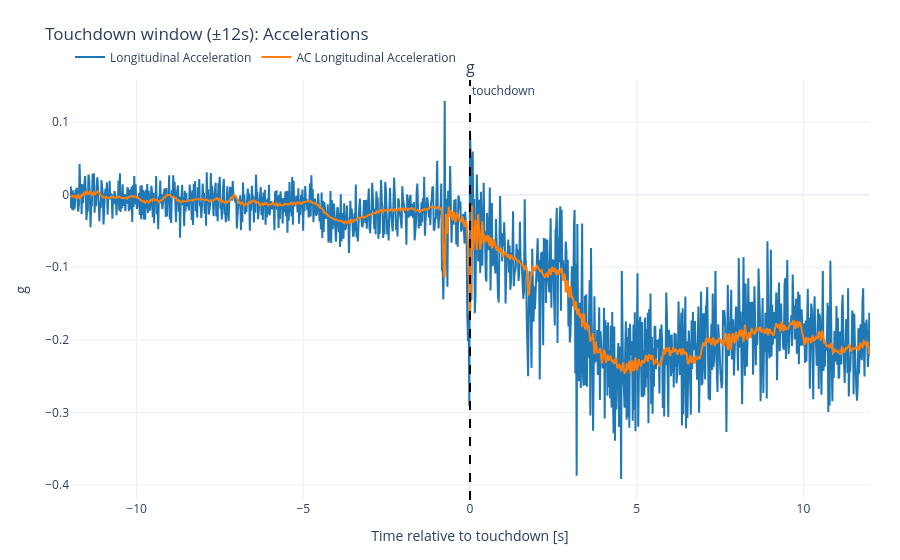
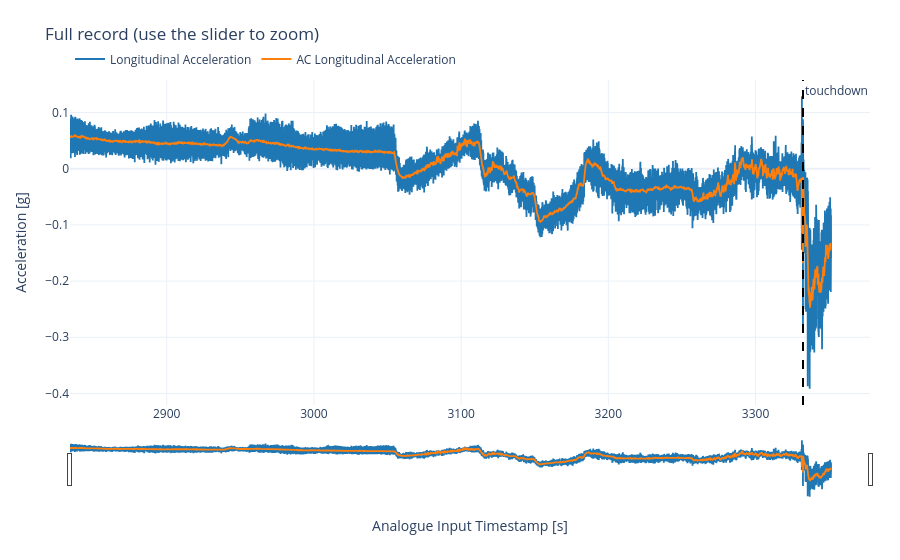
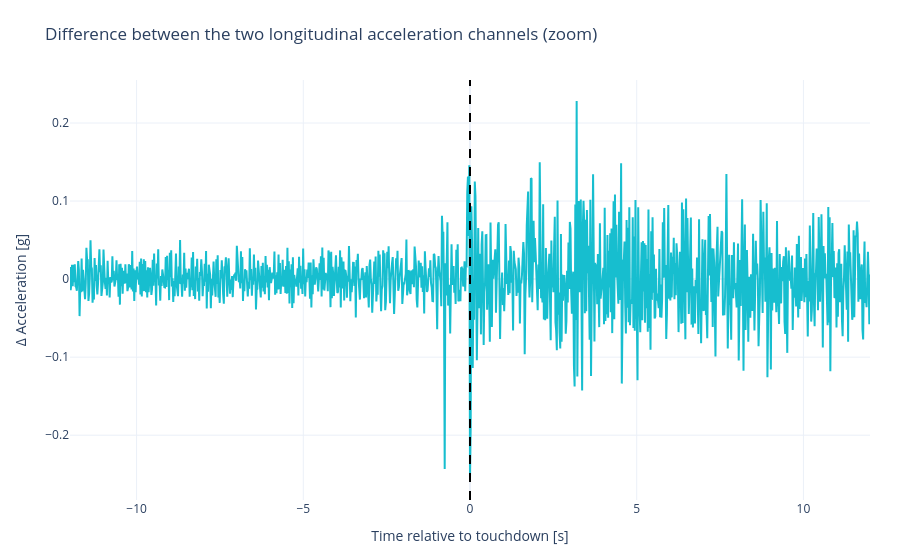
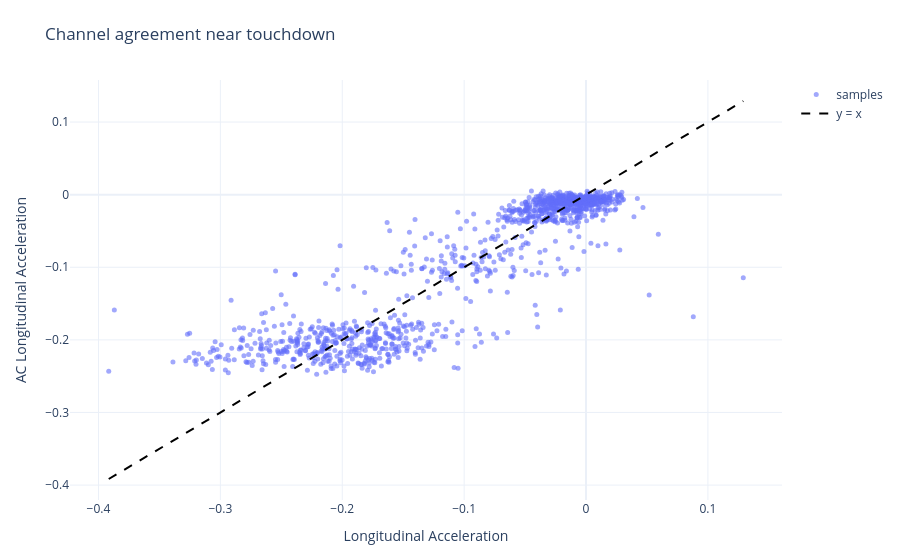

Source (notebook cell) for these figures, in order:
### Code cell
import pandas as pd
import numpy as np
import re

import plotly.graph_objects as go
from plotly.subplots import make_subplots
# this was added later for IVHM students to visualise the data. This uses different definitions. 
# =========================
# Load data
# =========================
fp = "part1.csv"
df = pd.read_csv(fp)

# Identify time column (fallback: first column)
time_candidates = [c for c in df.columns if re.search(r"time|timestamp", c, re.I)]
time_col = time_candidates[0] if time_candidates else df.columns[0]

df = df.copy()
df[time_col] = pd.to_numeric(df[time_col], errors="coerce")
df = df.dropna(subset=[time_col]).sort_values(time_col)

# Numeric parameter columns
param_cols = [c for c in df.columns if c != time_col]
for c in param_cols:
    df[c] = pd.to_numeric(df[c], errors="coerce")

# =========================
# Touchdown estimation (heuristic)
# - uses a combined "jerk" score across available channels
# =========================
t = df[time_col].to_numpy()
signals = df[param_cols].to_numpy(dtype=float)

jerks = []
for k in range(signals.shape[1]):
    s = signals[:, k]
    s_interp = pd.Series(s).interpolate(limit_direction="both").to_numpy()
    jerks.append(np.abs(np.gradient(s_interp, t)))

score = np.nanmean(np.vstack(jerks), axis=0) if jerks else np.zeros_like(t)

dt = np.nanmedian(np.diff(t))
win = int(max(5, round(0.5 / dt))) if np.isfinite(dt) and dt > 0 else 25
roll_std = pd.Series(score).rolling(win, center=True, min_periods=max(3, win // 2)).std().to_numpy()

touch_idx = int(np.nanargmax(score + np.nan_to_num(roll_std)))
t0 = float(t[touch_idx])

df["t_rel_s"] = df[time_col] - t0
touch_label = f"Estimated touchdown at {t0:.3f} s (max jerk heuristic)"

# Window around touchdown for detailed views
W = 12.0  # seconds
df_w = df[(df["t_rel_s"] >= -W) & (df["t_rel_s"] <= W)].copy()

# =========================
# Helpers: units, grouping, labels
# =========================
def col_unit(name: str) -> str:
    m = re.search(r"\[([^\]]+)\]", name)
    return m.group(1).strip() if m else ""

def col_group(name: str) -> str:
    n = name.lower()
    if "accel" in n or "acceleration" in n:
        return "Accelerations"
    if "rate" in n or "gyro" in n:
        return "Angular rates"
    if "alt" in n:
        return "Altitudes"
    if "speed" in n or "spd" in n or "mach" in n:
        return "Speeds"
    if "angle" in n or "pitch" in n or "roll" in n or "yaw" in n:
        return "Attitudes / angles"
    if "thrust" in n or "n1" in n or "n2" in n or "rpm" in n:
        return "Engines"
    if "flap" in n or "gear" in n or "brake" in n:
        return "Controls / config"
    return "Other"

def pretty_label(c: str) -> str:
    c2 = re.sub(r"\s*\[[^\]]+\]\s*$", "", c).strip()
    return c2

# Complementary colour pairs (cycled)
colour_pairs = [
    ("#1f77b4", "#ff7f0e"),  # blue / orange
    ("#17becf", "#e377c2"),  # teal / magenta
    ("#2ca02c", "#9467bd"),  # green / purple
    ("#1f3b73", "#f2c14e"),  # navy / gold
]

# =========================
# Plot function: grouped-by-unit rows (correct axes per unit)
# =========================
def plot_group_zoom(df_in: pd.DataFrame, cols: list[str], title: str):
    units = {}
    for c in cols:
        units.setdefault(col_unit(c) or " ", []).append(c)

    fig = make_subplots(
        rows=len(units), cols=1, shared_xaxes=True, vertical_spacing=0.08,
        subplot_titles=[f"{u}" if u.strip() else " " for u in units.keys()],
    )

    color_i = 0
    for r, (u, ucols) in enumerate(units.items(), start=1):
        for j, c in enumerate(ucols):
            pair = colour_pairs[(color_i // 2) % len(colour_pairs)]
            color = pair[j % 2] if len(ucols) == 2 else pair[j % 2]
            color_i += 1

            fig.add_trace(
                go.Scatter(
                    x=df_in["t_rel_s"],
                    y=df_in[c],
                    mode="lines",
                    name=pretty_label(c),
                    line=dict(color=color, width=2),
                    hovertemplate="t=%{x:.3f}s<br>%{y:.4f}<extra>%{fullData.name}</extra>",
                ),
                row=r, col=1
            )

        fig.update_yaxes(
            title_text=f"{u}".strip() if u.strip() else "Value",
            zeroline=True,
            row=r, col=1
        )

    fig.update_xaxes(title_text="Time relative to touchdown [s]", row=len(units), col=1)

    fig.add_vline(
        x=0, line_width=2, line_dash="dash", line_color="black",
        annotation_text="touchdown", annotation_position="top right"
    )

    fig.update_layout(
        template="plotly_white",
        title=title,
        legend=dict(orientation="h", yanchor="bottom", y=1.02, xanchor="left", x=0),
        margin=dict(l=70, r=30, t=80, b=60),
        hovermode="x unified",
    )
    return fig

# =========================
# Choose parameter sets
# =========================
accel_cols = [c for c in param_cols if col_group(c) == "Accelerations"]
primary_cols = accel_cols if accel_cols else param_cols

# =========================
# PLOT SET 1: Touchdown zoom (channels overlaid, correct units per row)
# =========================
fig_zoom = plot_group_zoom(
    df_w,
    primary_cols,
    f"Touchdown window (±{W:.0f}s): {col_group(primary_cols[0]) if primary_cols else 'Parameters'}"
)
fig_zoom.show()

# =========================
# PLOT SET 2: Full record with range slider (context)
# =========================
fig_full = go.Figure()
for i, c in enumerate(primary_cols):
    pair = colour_pairs[(i // 2) % len(colour_pairs)]
    color = pair[i % 2]
    fig_full.add_trace(
        go.Scatter(
            x=df[time_col], y=df[c],
            mode="lines",
            name=pretty_label(c),
            line=dict(color=color, width=1.8),
            hovertemplate=f"{time_col}=%{{x:.3f}}s<br>%{{y:.4f}}<extra>{pretty_label(c)}</extra>",
        )
    )

fig_full.add_vline(
    x=t0, line_width=2, line_dash="dash", line_color="black",
    annotation_text="touchdown", annotation_position="top right"
)

fig_full.update_layout(
    template="plotly_white",
    title="Full record (use the slider to zoom)",
    xaxis=dict(title=time_col, rangeslider=dict(visible=True)),
    yaxis=dict(title="Acceleration [g]" if accel_cols else "Value", zeroline=True),
    legend=dict(orientation="h", yanchor="bottom", y=1.02, xanchor="left", x=0),
    margin=dict(l=70, r=30, t=80, b=60),
    hovermode="x unified",
)
fig_full.show()

# =========================
# PLOT SET 3: Channel comparison near touchdown (delta + scatter)
# =========================
if len(primary_cols) >= 2:
    c1, c2 = primary_cols[0], primary_cols[1]

    # Delta (AC - Raw style comparison)
    fig_delta = go.Figure()
    fig_delta.add_trace(
        go.Scatter(
            x=df_w["t_rel_s"],
            y=(df_w[c2] - df_w[c1]),
            mode="lines",
            name=f"Δ = ({pretty_label(c2)}) − ({pretty_label(c1)})",
            line=dict(color=colour_pairs[1][0], width=2),
            hovertemplate="t=%{x:.3f}s<br>Δ=%{y:.4f}<extra></extra>",
        )
    )
    fig_delta.add_vline(x=0, line_width=2, line_dash="dash", line_color="black")
    fig_delta.update_layout(
        template="plotly_white",
        title="Difference between the two longitudinal acceleration channels (zoom)",
        xaxis_title="Time relative to touchdown [s]",
        yaxis_title="Δ Acceleration [g]",
        yaxis=dict(zeroline=True),
        margin=dict(l=70, r=30, t=80, b=60),
        hovermode="x unified",
    )
    fig_delta.show()

    # Scatter (agreement)
    lo = float(np.nanmin([df_w[c1].min(), df_w[c2].min()]))
    hi = float(np.nanmax([df_w[c1].max(), df_w[c2].max()]))

    fig_scatter = go.Figure()
    fig_scatter.add_trace(
        go.Scatter(
            x=df_w[c1], y=df_w[c2],
            mode="markers",
            name="samples",
            marker=dict(size=5, opacity=0.6),
            hovertemplate=f"{pretty_label(c1)}=%{{x:.4f}}<br>{pretty_label(c2)}=%{{y:.4f}}<extra></extra>",
        )
    )
    fig_scatter.add_trace(
        go.Scatter(
            x=[lo, hi], y=[lo, hi],
            mode="lines",
            name="y = x",
            line=dict(color="black", dash="dash"),
        )
    )
    fig_scatter.update_layout(
        template="plotly_white",
        title="Channel agreement near touchdown",
        xaxis_title=pretty_label(c1),
        yaxis_title=pretty_label(c2),
        margin=dict(l=70, r=30, t=80, b=60),
    )
    fig_scatter.show()

print(touch_label)

### Figure 1 — Plotly figure (JSON) as saved in the notebook; plotly's stock layout.template omitted (floating-point values rounded to 4 significant figures; data arrays with more than 128 entries replaced by an {"elided": "..."} marker saying what was removed)
{"data": [{"hovertemplate": "t=%{x:.3f}s<br>%{y:.4f}<extra>%{fullData.name}</extra>", "line": {"color": "#1f77b4", "width": 2}, "mode": "lines", "name": "Longitudinal Acceleration", "type": "scatter", "x": {"elided": "1171 float values"}, "xaxis": "x", "y": {"elided": "1171 float values"}, "yaxis": "y"}, {"hovertemplate": "t=%{x:.3f}s<br>%{y:.4f}<extra>%{fullData.name}</extra>", "line": {"color": "#ff7f0e", "width": 2}, "mode": "lines", "name": "AC Longitudinal Acceleration", "type": "scatter", "x": {"elided": "1171 float values"}, "xaxis": "x", "y": {"elided": "1171 float values"}, "yaxis": "y"}], "layout": {"annotations": [{"font": {"size": 16}, "showarrow": false, "text": "g", "x": 0.5, "xanchor": "center", "xref": "paper", "y": 1, "yanchor": "bottom", "yref": "paper"}, {"showarrow": false, "text": "touchdown", "x": 0, "xanchor": "left", "xref": "x", "y": 1, "yanchor": "top", "yref": "y domain"}], "hovermode": "x unified", "legend": {"orientation": "h", "x": 0, "xanchor": "left", "y": 1.02, "yanchor": "bottom"}, "margin": {"b": 60, "l": 70, "r": 30, "t": 80}, "shapes": [{"line": {"color": "black", "dash": "dash", "width": 2}, "type": "line", "x0": 0, "x1": 0, "xref": "x", "y0": 0, "y1": 1, "yref": "y domain"}], "title": {"text": "Touchdown window (±12s): Accelerations"}, "xaxis": {"anchor": "y", "domain": [0, 1], "title": {"text": "Time relative to touchdown [s]"}}, "yaxis": {"anchor": "x", "domain": [0, 1], "title": {"text": "g"}, "zeroline": true}}}

### Figure 2 — Plotly figure (JSON) as saved in the notebook; plotly's stock layout.template omitted (floating-point values rounded to 4 significant figures; data arrays with more than 128 entries replaced by an {"elided": "..."} marker saying what was removed)
{"data": [{"hovertemplate": "Analogue Input Timestamp [s]=%{x:.3f}s<br>%{y:.4f}<extra>Longitudinal Acceleration</extra>", "line": {"color": "#1f77b4", "width": 1.8}, "mode": "lines", "name": "Longitudinal Acceleration", "type": "scatter", "x": {"elided": "25211 float values"}, "y": {"elided": "25211 float values"}}, {"hovertemplate": "Analogue Input Timestamp [s]=%{x:.3f}s<br>%{y:.4f}<extra>AC Longitudinal Acceleration</extra>", "line": {"color": "#ff7f0e", "width": 1.8}, "mode": "lines", "name": "AC Longitudinal Acceleration", "type": "scatter", "x": {"elided": "25211 float values"}, "y": {"elided": "25211 float values"}}], "layout": {"annotations": [{"showarrow": false, "text": "touchdown", "x": 3332.0, "xanchor": "left", "xref": "x", "y": 1, "yanchor": "top", "yref": "y domain"}], "hovermode": "x unified", "legend": {"orientation": "h", "x": 0, "xanchor": "left", "y": 1.02, "yanchor": "bottom"}, "margin": {"b": 60, "l": 70, "r": 30, "t": 80}, "shapes": [{"line": {"color": "black", "dash": "dash", "width": 2}, "type": "line", "x0": 3332.0, "x1": 3332.0, "xref": "x", "y0": 0, "y1": 1, "yref": "y domain"}], "title": {"text": "Full record (use the slider to zoom)"}, "xaxis": {"rangeslider": {"visible": true}, "title": {"text": "Analogue Input Timestamp [s]"}}, "yaxis": {"title": {"text": "Acceleration [g]"}, "zeroline": true}}}

### Figure 3 — Plotly figure (JSON) as saved in the notebook; plotly's stock layout.template omitted (floating-point values rounded to 4 significant figures; data arrays with more than 128 entries replaced by an {"elided": "..."} marker saying what was removed)
{"data": [{"hovertemplate": "t=%{x:.3f}s<br>Δ=%{y:.4f}<extra></extra>", "line": {"color": "#17becf", "width": 2}, "mode": "lines", "name": "Δ = (AC Longitudinal Acceleration) − (Longitudinal Acceleration)", "type": "scatter", "x": {"elided": "1171 float values"}, "y": {"elided": "1171 float values"}}], "layout": {"hovermode": "x unified", "margin": {"b": 60, "l": 70, "r": 30, "t": 80}, "shapes": [{"line": {"color": "black", "dash": "dash", "width": 2}, "type": "line", "x0": 0, "x1": 0, "xref": "x", "y0": 0, "y1": 1, "yref": "y domain"}], "title": {"text": "Difference between the two longitudinal acceleration channels (zoom)"}, "xaxis": {"title": {"text": "Time relative to touchdown [s]"}}, "yaxis": {"title": {"text": "Δ Acceleration [g]"}, "zeroline": true}}}

### Figure 4 — Plotly figure (JSON) as saved in the notebook; plotly's stock layout.template omitted (floating-point values rounded to 4 significant figures; data arrays with more than 128 entries replaced by an {"elided": "..."} marker saying what was removed)
{"data": [{"hovertemplate": "Longitudinal Acceleration=%{x:.4f}<br>AC Longitudinal Acceleration=%{y:.4f}<extra></extra>", "marker": {"opacity": 0.6, "size": 5}, "mode": "markers", "name": "samples", "type": "scatter", "x": {"elided": "1171 float values"}, "y": {"elided": "1171 float values"}}, {"line": {"color": "black", "dash": "dash"}, "mode": "lines", "name": "y = x", "type": "scatter", "x": [-0.3916, 0.129], "y": [-0.3916, 0.129]}], "layout": {"margin": {"b": 60, "l": 70, "r": 30, "t": 80}, "title": {"text": "Channel agreement near touchdown"}, "xaxis": {"title": {"text": "Longitudinal Acceleration"}}, "yaxis": {"title": {"text": "AC Longitudinal Acceleration"}}}}
